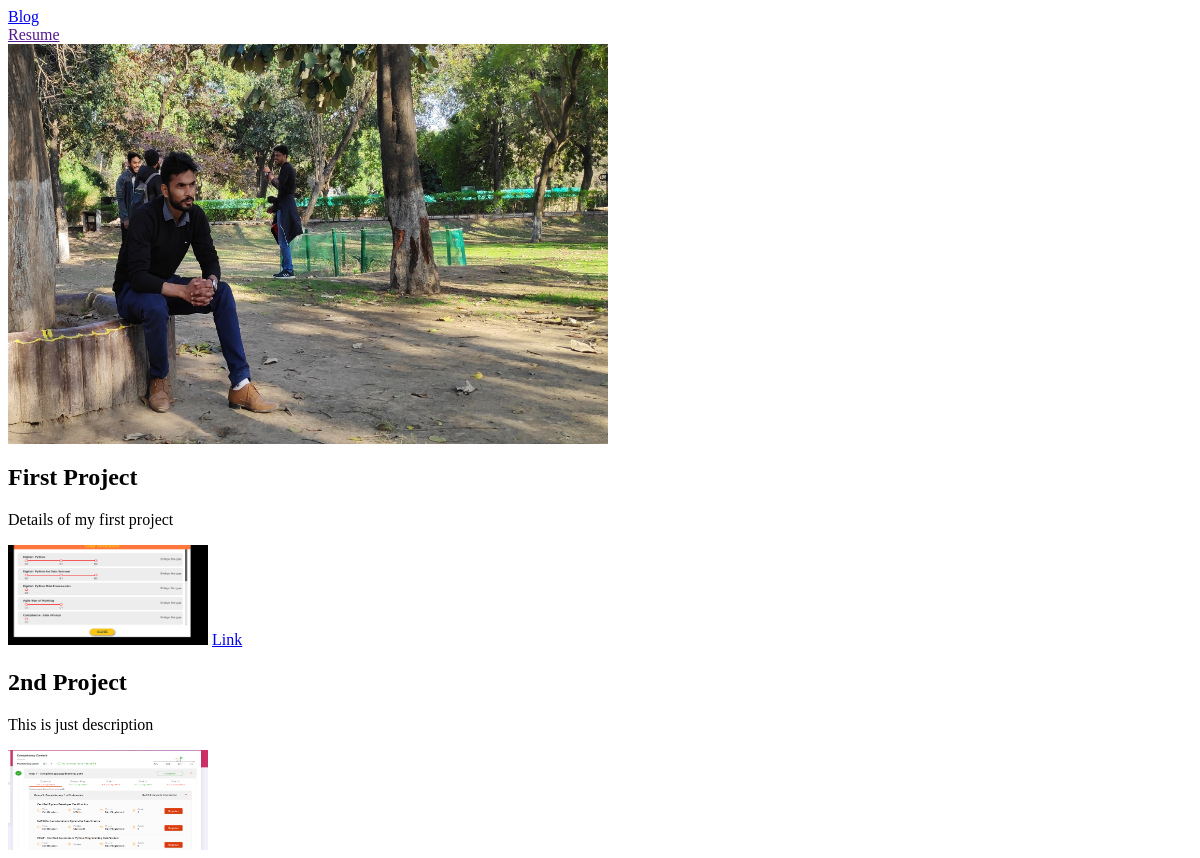
The app's page /, older data.
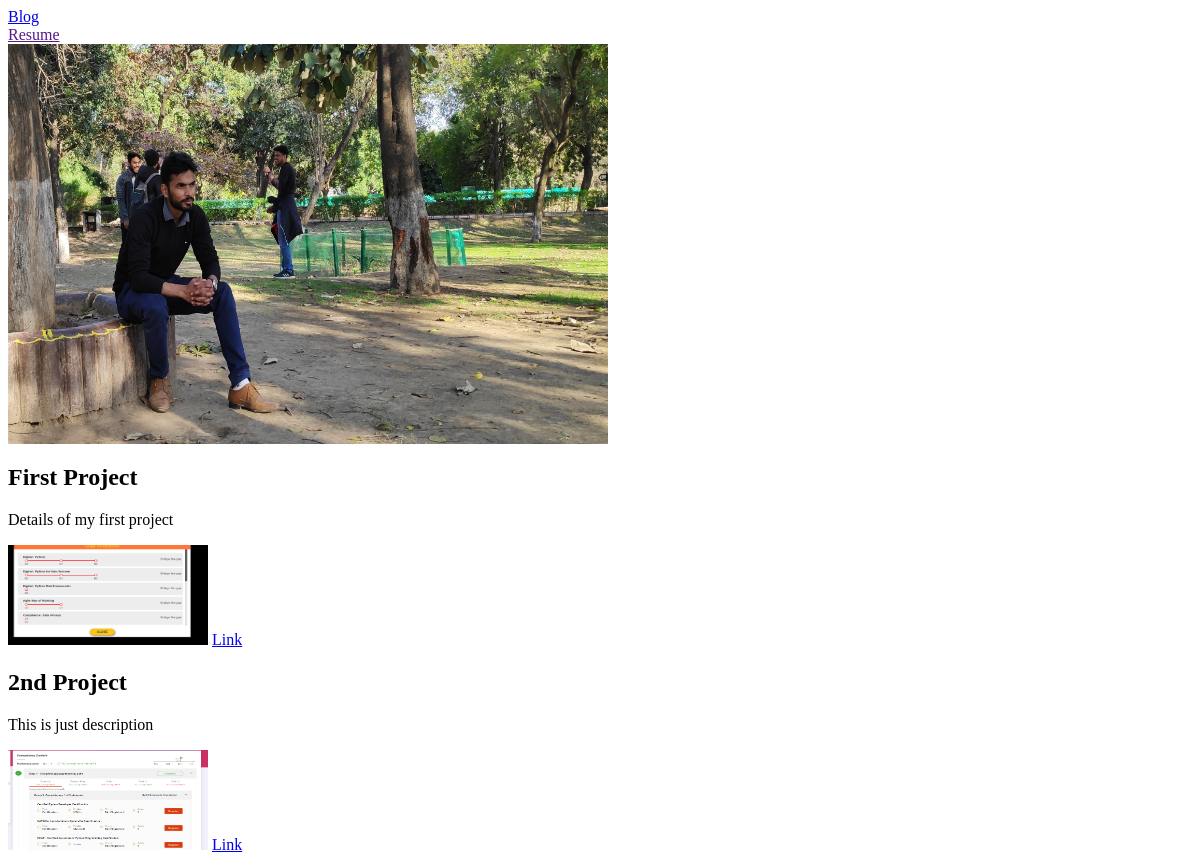
The same page, newer data.
### portfolio/models.py (models this page shows, shortened)
class Project(models.Model):
    title = models.CharField(max_length=100)
    description = models.CharField(max_length=250)
    image = models.ImageField(upload_to='portfolio/image')
    url = models.URLField(blank=True)

### portfolio/views.py (the view)
# urls.py: 2. Add a URL to urlpatterns:  path('', views.home, name='home')
def home(request):
    project = Project.objects.all()
    return render(request, 'portfolio/home.html',{'projects':project})

### portfolio/templates/portfolio/home.html (shortened to what this page needs)
<html lang="en">
<head>
</head>
<body>
    <a href="{% url 'blog:all_blogs' %}">Blog</a><br>
    <a href="">Resume</a> <br>
    {% load static %}
    <img src="{% static 'portfolio/mypic.jpg' %}" alt="Tasawwur Ahmad" height="400" width="600">
    {% for project in projects %}
    <h2>{{project.title}}</h2>
    <p>{{project.description}}</p>
    <img src="{{ project.image.url }}" alt="" height="100" width="200">
    {% if project.url%}
        <a href="{{project.url}}">Link</a>
    {% endif%}
    {% endfor %}
</body>
</html>

Row changes from the older to the newer data that the page shows:
changed Project "2nd Project": now shows "Link"
